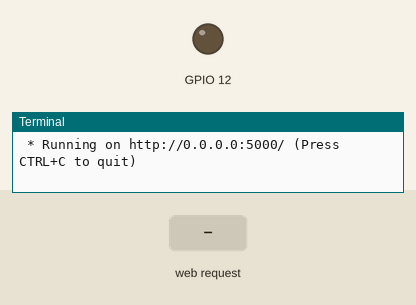
This program was run on a simulated Raspberry Pi (BCM pin numbers). Parts: output pins drawn as LEDs (lit = HIGH), the last lines printed to the terminal. The inputs (shaded band) are chosen by the test bench. The clock reads 2024-03-15 10:24:30 at power-on unless the program sets it.

Above: at 1.2 s.
1.3 s: HTTP request for /toggle_gpio_state/0 received
At 2.5 s:
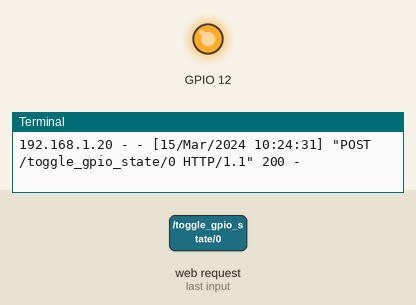
2.8 s: HTTP request for /toggle_gpio_state/50 received
At 3.6 s:
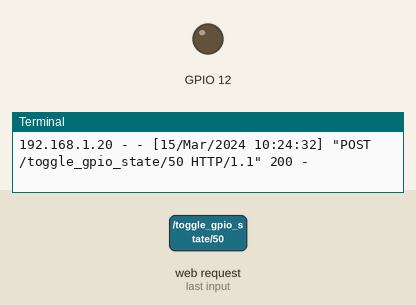
Timing chart, 0 to 5.8 s (numbered marks = the images above; inputs shaded):
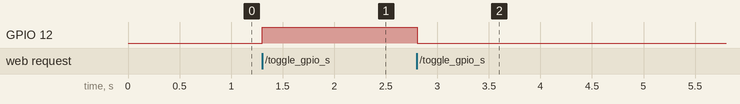

Measured:
- after the input at 1.3 s, GPIO 12: LOW → HIGH at once
- after the input at 2.8 s, GPIO 12: HIGH → LOW at once

The program:

main.py
```python
from flask import *
import rpi


app = Flask(__name__)
raspi = rpi.raspi()

# @app.route("/")
# def hello():
#     return "Hello World!"


# index route
@app.route("/")
def index():
    # read gpio value
    Value = raspi.readgpio()
    # render the html index value by passing the gpio value
    return render_template('index.html', gpio_value=Value)


# change gpio value
@app.route("/toggle_gpio_state/<int:status>", methods=['POST'])
def toggle_gpio_status(status):
    # check the value of the parameter
    if not status:
        raspi.togglegpio(0)
    elif status:
        raspi.togglegpio(1)
    else:
        return ('Error', 500)

    return ('', 200)


# about route
@app.route("/about")
def about():
    # Render the about.html template
    return render_template('about.html')

if __name__ == "__main__":
    app.run(host="0.0.0.0", debug=True)
```

rpi.py
```python
import pigpio


class raspi:
    # gpiostate = 0
    def __init__(self):
        self.pi = pigpio.pi()
        self.pi.set_mode(12, pigpio.OUTPUT)


    def togglegpio(self, state):

        state ^= 1
        self.pi.write(12, state)
        return self.pi.read(12)

    def readgpio(self):
        return self.pi.read(12)
```
